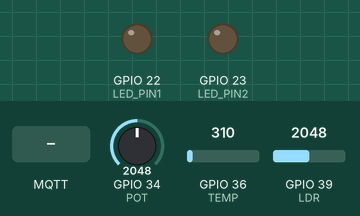
This program was run on a simulated ESP32. On the bench: output pins drawn as LEDs (lit = HIGH). Inputs (shaded band) come from the test bench; at power-on: GPIO 34 (POT) = 2048, GPIO 36 (TEMP) = 310, GPIO 39 (LDR) = 2048. WiFi joins after 1.5 s; servers stay silent unless stated; random numbers use the default seed unless the program sets one; no MQTT or app messages arrive unless stated; what the program prints to the serial monitor is not drawn.

Above: at 2.8 s.
2.9 s: MQTT message "1" arrives on the first subscribed topic
At 12.8 s:
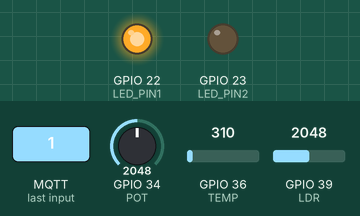
13.1 s: MQTT message "1" arrives on the second subscribed topic
At 22.8 s:
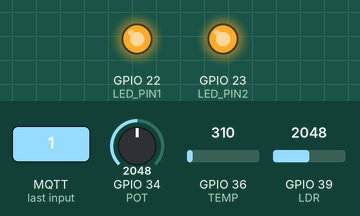
23.1 s: MQTT message "jrs132/feeds/led1" arrives on the first subscribed topic
At 32.2 s:
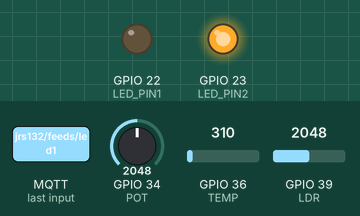
33.1 s: MQTT message "jrs132/feeds/led1" arrives on the second subscribed topic
At 42.4 s:
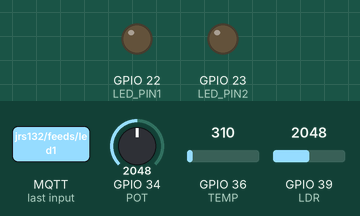
Timing chart, 0 to 43.9 s (numbered marks = the images above; inputs shaded):
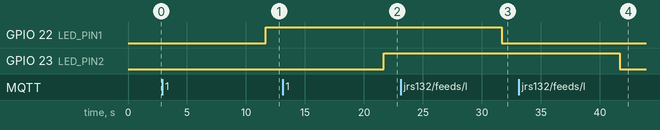

The program:

main.cpp
```cpp
#include <Arduino.h>
#include <WiFi.h>
#include <PubSubClient.h>

/* Atividade 6
  A prática consistiu em utilizar o protocolo de comunicação sem fio
  MQTT para envio de sinais de controle, recepção e exibiçãode dados
  de sensores através de um broker(adafruit).
*/

#define IO_USERNAME  "jrs132"
#define IO_KEY       "aio_VzSC93je2LD6IkBEF218RDilY9W5"
/*Put your SSID & Password*/
const char* ssid = "Isaac_fastrn"; // Nome da rede
const char* password = "@88653111"; // Senha da rede
const char* mqttserver = "io.adafruit.com";
const int mqttport = 1883;
const char* mqttUser = IO_USERNAME;
const char* mqttPassword = IO_KEY;

WiFiClient espClient;
PubSubClient client(espClient);
unsigned long lastMsg = 0;
#define MSG_BUFFER_SIZE (50)
char msg[MSG_BUFFER_SIZE];
int value = 0;

// Entradas digitais
#define LED_PIN1 22
#define LED_PIN2 23

// Entradas analogicas
#define TEMP 36
#define LDR 39
#define POT 34

// Variáveis
float pot = 0;
float ldr = 0;
float temp = 0;
float temperatura = 0;

void setup_wifi() {
  delay(10);
  analogSetAttenuation(ADC_0db);  // Atenuação do ADC 1,1V - 4095
  analogSetPinAttenuation(POT, ADC_11db); // Atenuação do ADC 3,3V - 4095

  pinMode(LED_PIN1, OUTPUT);
  pinMode(LED_PIN2, OUTPUT);

  // We start by connecting to a WiFi network
  Serial.println();
  Serial.print("Connecting to ");
  Serial.println(ssid);

  WiFi.mode(WIFI_STA);
  WiFi.begin(ssid, password);

  while (WiFi.status() != WL_CONNECTED) {
    delay(500);
    Serial.print(".");
  }

  randomSeed(micros());

  Serial.println("");
  Serial.println("WiFi connected");
  Serial.println("IP address: ");
  Serial.println(WiFi.localIP());
}

void callback(char* topic, byte* payload, unsigned int length) {
  Serial.print("Messagem recebida [");
  Serial.print(topic);
  Serial.print("] ");
  String messageTemp;

  for (int i = 0; i < length; i++) {
    Serial.print((char)payload[i]);
    //messageTemp += (char)payload[i]; <----------Usar quando tiver uma mensagem na resposta do bloco
  }
  Serial.println();

  // Switch on the LED if an 1 was received as first character
  if(!strcmp(topic, "jrs132/feeds/led1")){
    if ((char)payload[0] == '1') {
      digitalWrite(LED_PIN1, HIGH);   // Turn the LED on (Note that LOW is the voltage level
      Serial.println("LED Ligado");
    } else {
      digitalWrite(LED_PIN1, LOW);  // Turn the LED off by making the voltage HIGH
      Serial.println("LED Desligado");
    }
  } else if(!strcmp(topic, "jrs132/feeds/led2")) {
    if ((char)payload[0] == '1') {
      digitalWrite(LED_PIN2, HIGH);   // Turn the LED on (Note that LOW is the voltage level
      Serial.println("LED Ligado");
    } else {
      digitalWrite(LED_PIN2, LOW);  // Turn the LED off by making the voltage HIGH
      Serial.println("LED Desligado");
    }
  }

}

void reconnect() {
  // Loop until we're reconnected
  while (!client.connected()) {
    Serial.print("Tentando conexão MQTT...");
    // Create a random client ID
    String clientId = "ESP32 - Sensores";
    clientId += String(random(0xffff), HEX);
    // Se conectado
    if (client.connect(clientId.c_str(), mqttUser, mqttPassword)) {
      Serial.println("conectado");
      // Depois de conectado, publique um anúncio ...
      client.publish("jrs132/feeds/temp", "Iniciando Comunicação");
      client.publish("jrs132/feeds/pot", "Iniciando Comunicação");
      client.publish("jrs132/feeds/ldr", "Iniciando Comunicação");
      //... e subscribe.
      client.subscribe("jrs132/feeds/led1"); // <<<<----- mudar aqui
      client.subscribe("jrs132/feeds/led2");
    } else {
      Serial.print("Falha, rc=");
      Serial.print(client.state());
      Serial.println(" Tentando novamente em 5s");
      delay(5000);
    }
  }
}

void setup() {
  // put your setup code here, to run once:
  pinMode(LED_PIN1, OUTPUT);
  pinMode(LED_PIN2, OUTPUT);     // Initialize the BUILTIN_LED pin as an output
  delay(100);
  Serial.begin(115200);
  setup_wifi();
  client.setServer(mqttserver, 1883); // Publicar
  client.setCallback(callback); // Receber mensagem
}

void loop() {
  // put your main code here, to run repeatedly:
   if (!client.connected()) {
    reconnect();
  }
  client.loop();
  delay(10000); //Intervalo de 10s entre leituras
  unsigned long now = millis();
  if (now - lastMsg > 2000) {
    lastMsg = now;

    temp = analogRead(TEMP);
    temperatura = temp*0.02686203;; //calculo da temperatura
    char s_temp[8];
    dtostrf(temperatura,1,2,s_temp);
    Serial.print("Temperatura: ");
    Serial.println(s_temp);
    Serial.println(temperatura);
    client.publish("jrs132/feeds/temp", s_temp);


    pot = analogRead(POT)/100;
    char s_pot[8];
    dtostrf(pot,1,2,s_pot);
    Serial.print("Potênciometro: ");
    Serial.println(s_pot);
    Serial.println(pot);
    client.publish("jrs132/feeds/pot", s_pot);


    ldr = analogRead(LDR)/100;
    char s_ldr[5];
    dtostrf(ldr,1,2,s_ldr);
    Serial.print("LDR: ");
    Serial.println(s_ldr);
    Serial.println(ldr);
    client.publish("jrs132/feeds/ldr", s_ldr);
  }
}
```

Measured:
- after the input at 2.9 s, GPIO 22 (LED_PIN1): LOW → HIGH after 8.8 s
- after the input at 13.1 s, GPIO 23 (LED_PIN2): LOW → HIGH after 8.6 s
- after the input at 23.1 s, GPIO 22 (LED_PIN1): HIGH → LOW after 8.6 s
- after the input at 33.1 s, GPIO 23 (LED_PIN2): HIGH → LOW after 8.6 s
